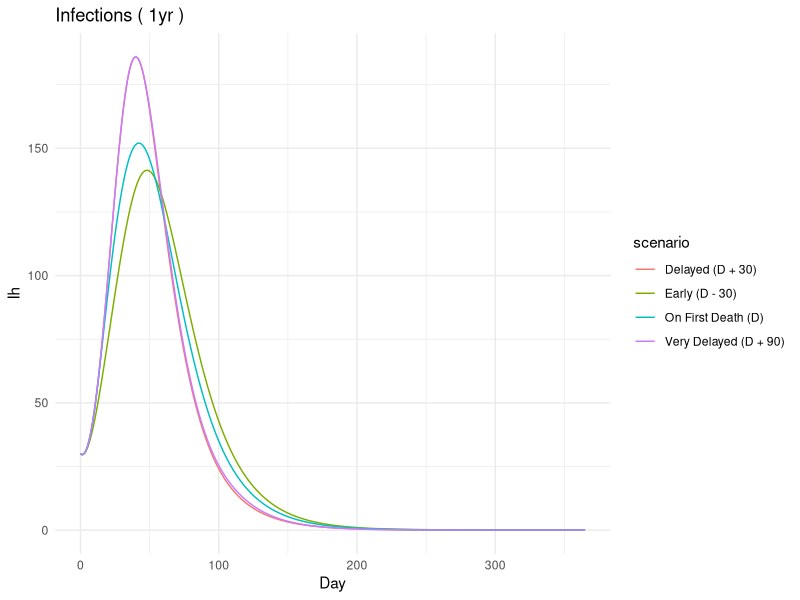
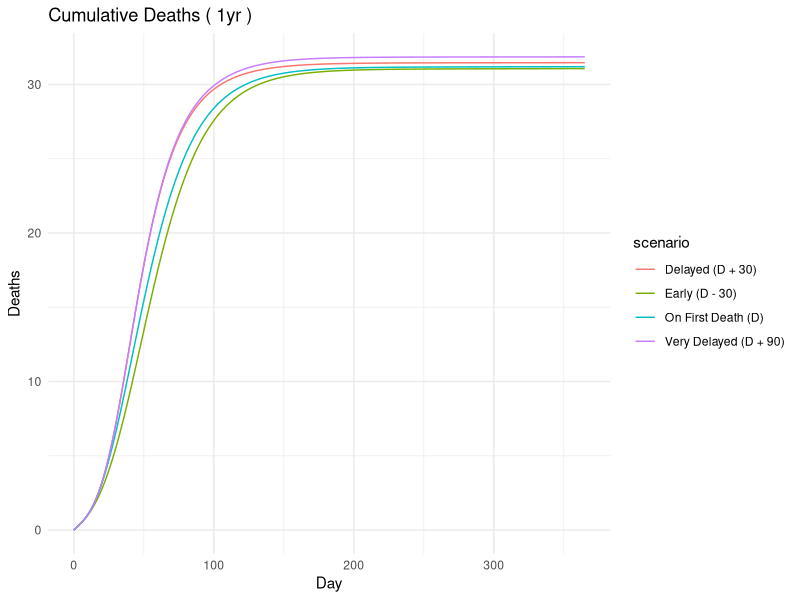
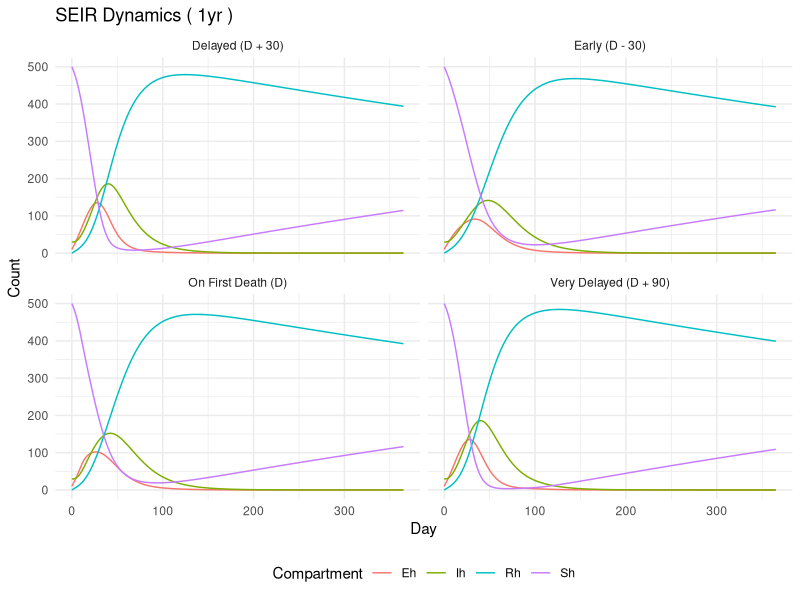
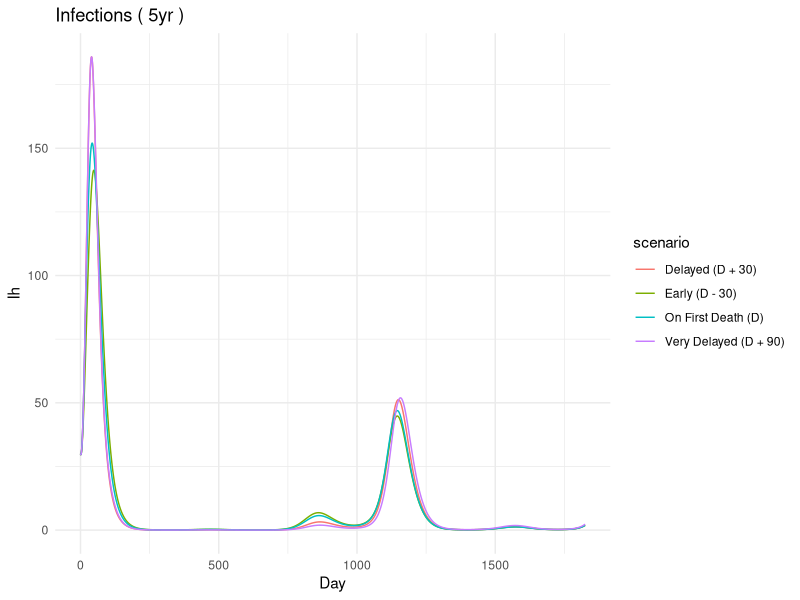
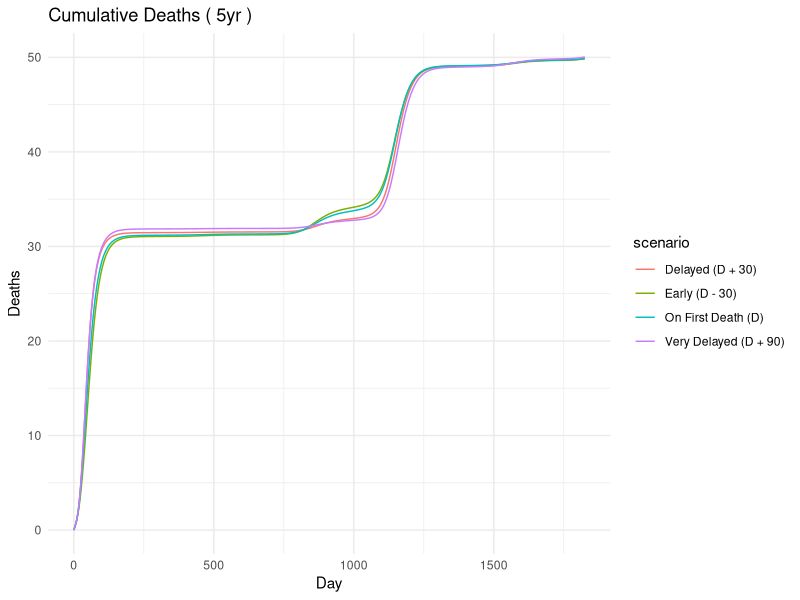
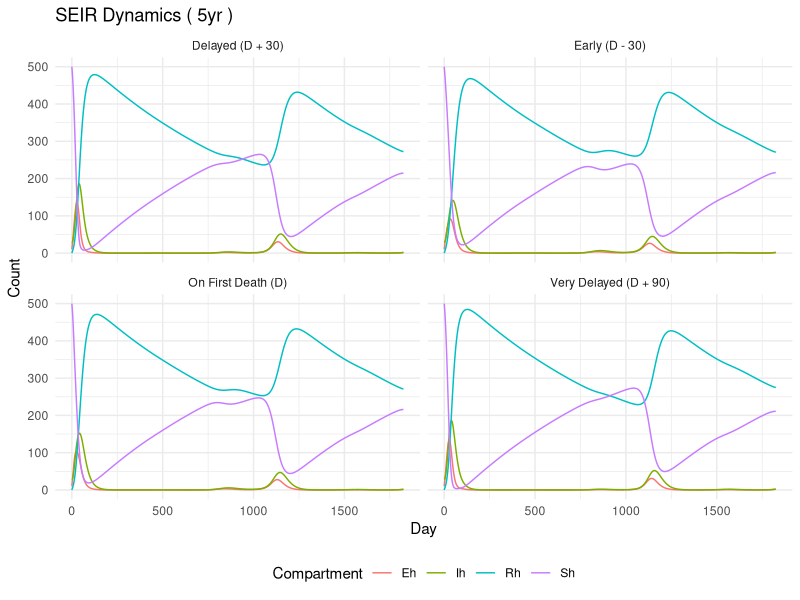
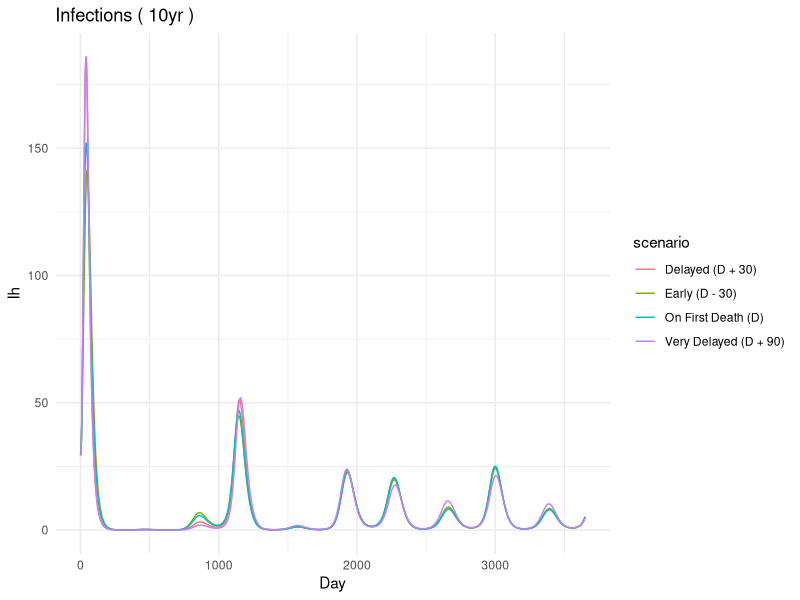
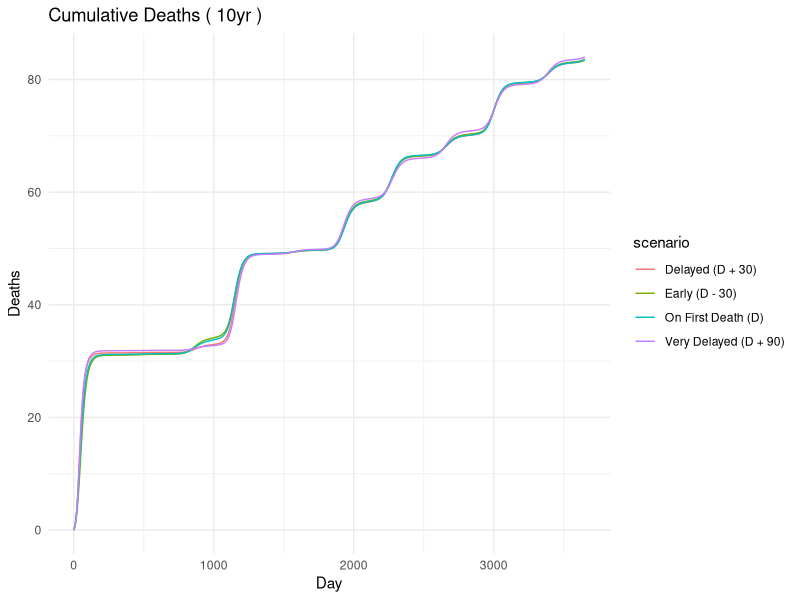

Write R code to recreate these figures, in order.
library(deSolve)
library(ggplot2)
library(dplyr)
library(tidyr)

# Modified model with seasonal forcing, insecticide, logistic growth, and intervention scenarios
diff_HV_insecticide_seasonal <- function(t, pop, para){
  # Seasonal effects
  alpha_t <- para$alpha_bar * (1 + para$A * cos(2 * pi * t / para$T + para$phi))
  b_v_t <- para$b_v_bar * (1 + para$A_b * cos(2 * pi * t / para$T + para$phi_b))
  
  Sh <- pop[1]; Eh <- pop[2]; Ih <- pop[3]; Rh <- pop[4]; Vh <- pop[5]
  Ddh <- pop[6]; Dmh <- pop[7]; Sv <- pop[8]; Ev <- pop[9]; Iv <- pop[10]; Dv <- pop[11]
  
  Nh <- Sh + Eh + Ih + Rh + Vh
  Nv <- Sv + Ev + Iv
  
  # Intervention start
  delta_t <- ifelse(t >= para$t_insecticide, para$delta_v, 0)
  
  lambda_h <- para$f_h * alpha_t * para$p_h * Iv / Nh
  lambda_v <- para$f_h * alpha_t * para$p_v * Ih / Nh
  
  dSh <- para$b_h * Nh - lambda_h * Sh + para$omega * Rh - para$mu_h * Sh
  dEh <- lambda_h * Sh - para$sigma_h * Eh - para$mu_h * Eh
  dIh <- para$sigma_h * Eh - para$gamma * Ih - (para$mu_h + para$d) * Ih
  dRh <- para$gamma * Ih - para$omega * Rh - para$mu_h * Rh
  dVh <- 0  # Placeholder
  dDdh <- para$d * Ih
  dDmh <- para$mu_h * (Ih + Eh + Sh + Rh)
  
  logistic_birth <- b_v_t * Nv * (1 - Nv / para$K_v)
  dSv <- logistic_birth - lambda_v * Sv - (para$mu_v + delta_t) * Sv
  dEv <- lambda_v * Sv - para$sigma_v * Ev - (para$mu_v + delta_t) * Ev
  dIv <- para$sigma_v * Ev - (para$mu_v + delta_t) * Iv
  dDv <- (para$mu_v + delta_t) * (Sv + Ev + Iv)
  
  return(list(c(dSh, dEh, dIh, dRh, dVh, dDdh, dDmh, dSv, dEv, dIv, dDv)))
}

ODE_model_seasonal_insecticide <- function(para, ICs, maxtime) {
  t_seq <- seq(0, maxtime, by = 1)
  result <- ode(y = ICs, times = t_seq, func = diff_HV_insecticide_seasonal, parms = para, method = "ode45")
  df <- as.data.frame(result)
  colnames(df)[1] <- "time"
  return(df)
}

# Parameters
base_para <- list(
  b_h = 1.1e-5, b_v_bar = 0.25, f_h = 0.6,
  alpha_bar = 0.8, p_h = 0.2, p_v = 0.5,
  sigma_h = 1/10, sigma_v = 1/15,
  gamma = 1/20, omega = 0.0009, d = 0.003,
  mu_h = 1.1e-5, mu_v = 0.1,
  nu = 0, epsilon_v = 0, omega_v = 0,
  A = 0.3, T = 365, phi = 0, A_b = 0.2, phi_b = 0,
  delta_v = 0.05,
  t_insecticide = Inf,
  K_v = 5000
)

ICs <- c(Sh = 500, Eh = 10, Ih = 30, Rh = 0, Vh = 0,
         Ddh = 0, Dmh = 0, Sv = 4000, Ev = 100, Iv = 50, Dv = 0)

# Time horizons
time_horizons <- list("1yr" = 365, "5yr" = 1825, "10yr" = 3650)
all_data <- list()

for (h in names(time_horizons)) {
  maxtime <- time_horizons[[h]]
  
  # Baseline to find first death
  base_para$t_insecticide <- Inf
  baseline <- ODE_model_seasonal_insecticide(base_para, ICs, maxtime)
  first_death_day <- which(baseline$Ddh >= 1)[1] - 1
  if (is.na(first_death_day)) next
  
  timings <- list(
    "Early (D - 30)" = max(0, first_death_day - 30),
    "On First Death (D)" = first_death_day,
    "Delayed (D + 30)" = first_death_day + 30,
    "Very Delayed (D + 90)" = first_death_day + 90
  )
  
  runs <- lapply(names(timings), function(scen) {
    p <- base_para
    p$t_insecticide <- timings[[scen]]
    out <- ODE_model_seasonal_insecticide(p, ICs, maxtime)
    out$scenario <- scen
    out$time_horizon <- h
    return(out)
  })
  
  all_data[[h]] <- bind_rows(runs)
}

final_data <- bind_rows(all_data)

# Split plots
for (h in unique(final_data$time_horizon)) {
  cat("Plotting for horizon:", h, "\n")
  df <- final_data %>% filter(time_horizon == h)
  
  # Infections
  print(ggplot(df, aes(x = time, y = Ih, color = scenario)) +
          geom_line() + labs(title = paste("Infections (", h, ")"), x = "Day", y = "Ih") + theme_minimal())
  
  # Deaths
  print(ggplot(df, aes(x = time, y = Ddh, color = scenario)) +
          geom_line() + labs(title = paste("Cumulative Deaths (", h, ")"), x = "Day", y = "Deaths") + theme_minimal())
  
  # SEIR
  seir_long <- df %>%
    select(time, scenario, Sh, Eh, Ih, Rh) %>%
    pivot_longer(cols = c("Sh", "Eh", "Ih", "Rh"), names_to = "Compartment", values_to = "Count")
  
  print(ggplot(seir_long, aes(x = time, y = Count, color = Compartment)) +
          geom_line() + facet_wrap(~ scenario) +
          labs(title = paste("SEIR Dynamics (", h, ")"), x = "Day", y = "Count") +
          theme_minimal() + theme(legend.position = "bottom"))
}

summary_stats <- final_data %>%
  group_by(time_horizon, scenario) %>%
  summarise(
    final_Ddh = round(max(Ddh), 2),
    peak_Ih = round(max(Ih), 2),
    peak_day = time[which.max(Ih)],
    .groups = "drop"
  )

print(summary_stats)
